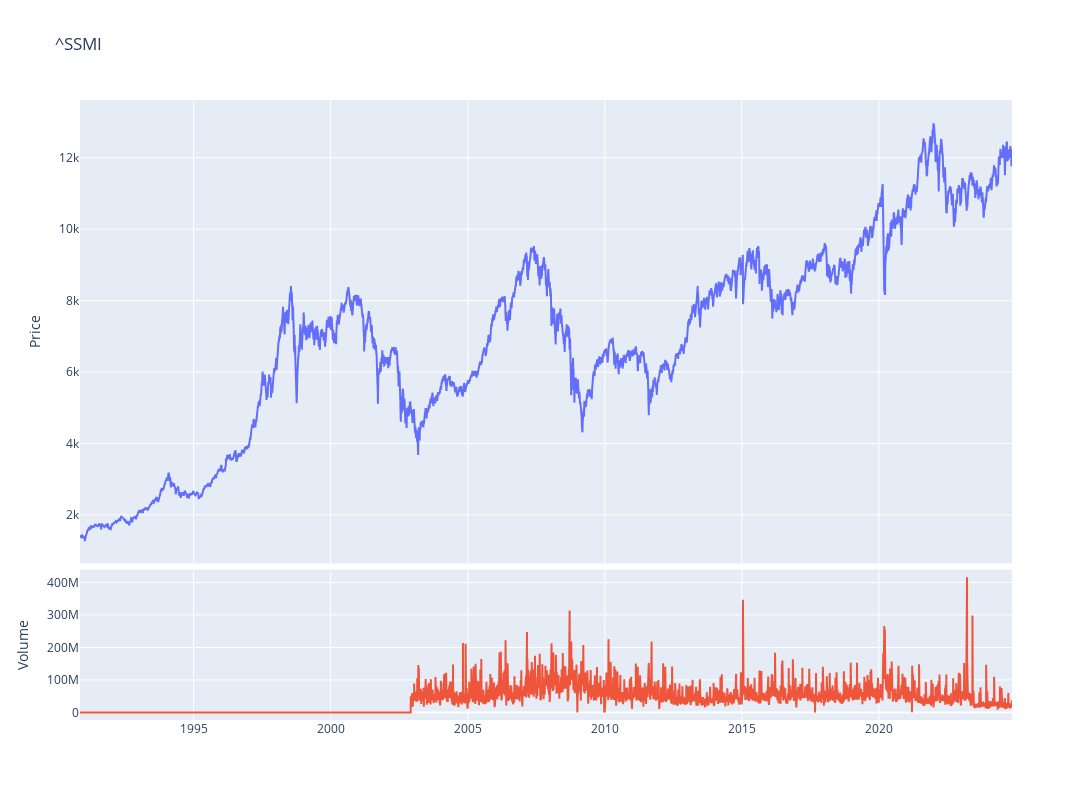

Notebook code cell kept with this figure:
### Code cell
fig = make_subplots(rows=4, cols=1,shared_xaxes=True,vertical_spacing=0.01,specs=[[{'rowspan':3,'colspan':1}],[None],[None],[{'rowspan':1,'colspan':1}]])

# Graph (1,1)
fig.add_trace(go.Scatter(x=stock_ticker.index,y=stock_ticker['Adj Close'],mode="lines",name=f"{ticker}"),row=1, col=1)
# Update xaxis properties
fig.update_yaxes(title_text="Price", row=1, col=1)

# Graph (4,1)
fig.add_trace(go.Scatter(x=stock_ticker.index,y=stock_ticker['Volume'],mode="lines",name='Volume'),row=4, col=1)
fig.update_yaxes(title_text="Volume", row=4, col=1)

fig.update_layout(height=800, width=1300,showlegend=False,title=f"{ticker}")

fig.show()

### Figure 1 — Plotly figure (JSON) as saved in the notebook; plotly's stock layout.template omitted (floating-point values rounded to 4 significant figures; data arrays with more than 128 entries replaced by an {"elided": "..."} marker saying what was removed)
{"data": [{"mode": "lines", "name": "^SSMI", "type": "scatter", "x": {"elided": "8542 str values"}, "xaxis": "x", "y": {"elided": "8542 float values"}, "yaxis": "y"}, {"mode": "lines", "name": "Volume", "type": "scatter", "x": {"elided": "8542 str values"}, "xaxis": "x2", "y": {"elided": "8542 int values"}, "yaxis": "y2"}], "layout": {"height": 800, "showlegend": false, "title": {"text": "^SSMI"}, "width": 1300, "xaxis": {"anchor": "y", "domain": [0, 1], "matches": "x2", "showticklabels": false}, "xaxis2": {"anchor": "y2", "domain": [0, 1]}, "yaxis": {"anchor": "x", "domain": [0.2525, 1], "title": {"text": "Price"}}, "yaxis2": {"anchor": "x2", "domain": [0, 0.2425], "title": {"text": "Volume"}}}}
